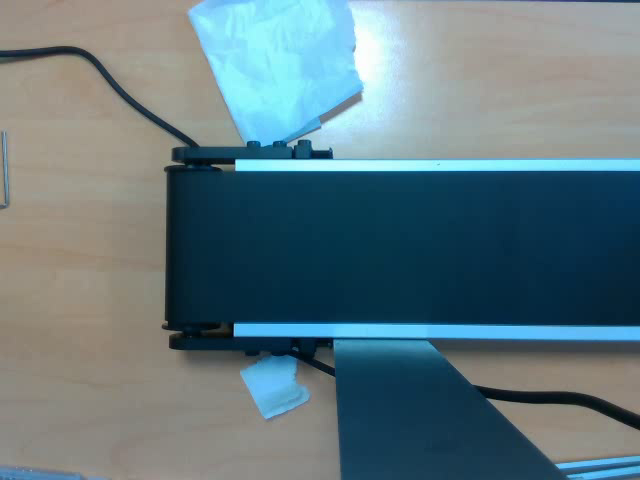
#> input picture frame 24 of conveyorKapla3.mp4, 640 x 480 px, given in place of conveyorKapla1.mp4, which was not available
$ python RGB_Filter_Code.py
#> lines starting #> are read from the running program, lines starting #| are printed output that depends on the picture; pictures that were not available may be replaced by others from this repository, and a replacement may not be noted
import cv2
import numpy as np

# Create a VideoCapture object and read from input file
cap = cv2.VideoCapture('conveyorKapla1.mp4')

# Check if camera opened successfully
if (cap.isOpened() == False):
    print("Error opening video stream or file")

# Read until video is completed
while(cap.isOpened()):
    # Capture frame-by-frame
    ret, frame = cap.read()
#> frame is the input picture: shape (480, 640, 3); mean B, G, R 127.9, 121.1, 98
    if ret == True:
        # Crop the frame
        croppedImg = frame[181:328, 185:622]
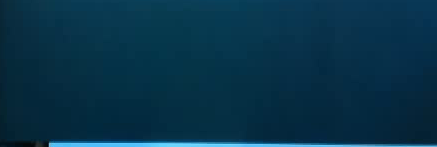
#> croppedImg: shape (147, 437, 3); mean B, G, R 73.1, 50.5, 7.8

        # Apply red filter (keep red channel, zero out green and blue)
        filtered_img = croppedImg.copy()
        filtered_img[:, :, 0] = 0  # Set blue channel to 0
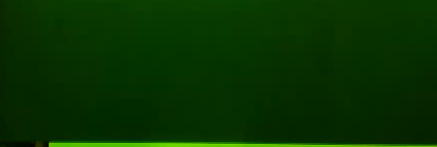
#> filtered_img: shape (147, 437, 3); mean B, G, R 0, 50.5, 7.8
        filtered_img[:, :, 1] = 0  # Set green channel to 0
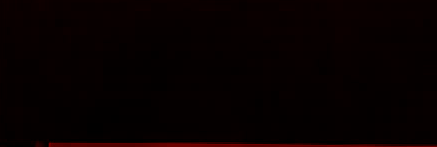
#> filtered_img: shape (147, 437, 3); mean B, G, R 0, 0, 7.8
        # Red channel (index 2) remains unchanged

        # Display the resulting frame
        cv2.imshow('Original', croppedImg)
        cv2.imshow('Red Filter', filtered_img)

        # Press Q on keyboard to exit
        if cv2.waitKey(25) & 0xFF == ord('q'):
#> (key q is pressed here)
            break

    else:
        break

# When everything done, release the video capture object
cap.release()
cv2.destroyAllWindows()

$ run again, starting later in the video
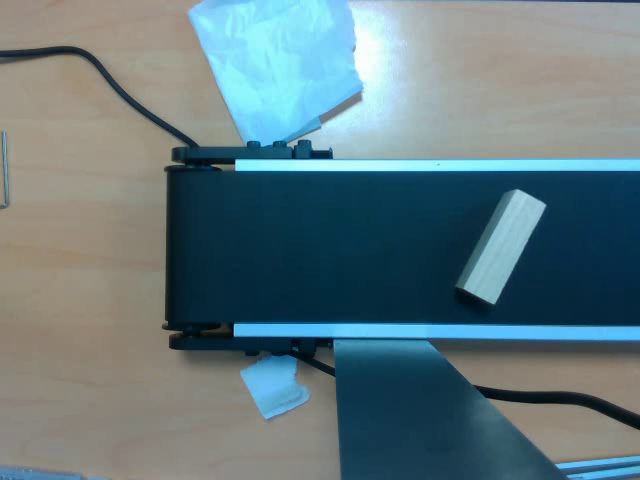
#> input picture frame 109 of conveyorKapla3.mp4, 640 x 480 px, given in place of conveyorKapla1.mp4, which was not available
#> frame is the input picture: shape (480, 640, 3); mean B, G, R 127.7, 122.2, 99.7
#> `croppedImg = frame[181:328, 185:622]`:
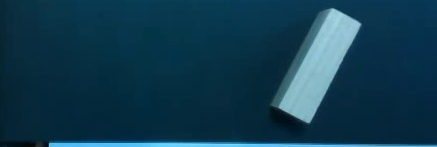
#> croppedImg: shape (147, 437, 3); mean B, G, R 79.1, 58.7, 17.1
#> `filtered_img[:, :, 1] = 0`:
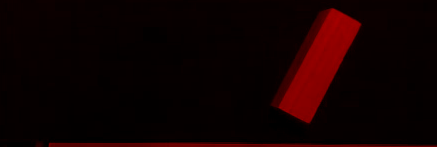
#> filtered_img: shape (147, 437, 3); mean B, G, R 0, 0, 17.1
